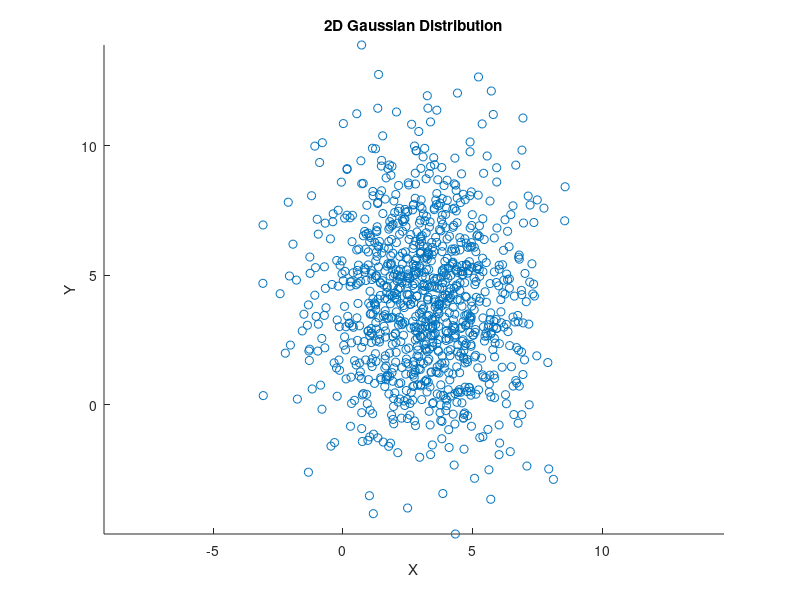

The MATLAB source for this figure:
% 2D高斯分布

clc;
clear all;
x0 = 3;
y0 = 4;
sigma_x = 2;
sigma_y = 3;
rho = 0;

% 设置中心点
mu = [x0, y0];  % 均值向量，中心点坐标

% 设置协方差矩阵
sigma = [sigma_x^2, rho * sigma_x * sigma_y; 
         rho * sigma_x * sigma_y, sigma_y^2];  % sigma_x 和 sigma_y 为各自方向上的标准差，rho 为相关系数

% 生成N个二维正态分布的样本
N = 1000;  % 生成数据的数量
data = mvnrnd(mu, sigma, N);  % mvnrnd生成二维正态分布的样本
disp(data);

% 可视化数据
scatter(data(:,1), data(:,2));
xlabel('X');
ylabel('Y');
title('2D Gaussian Distribution');
axis equal;
